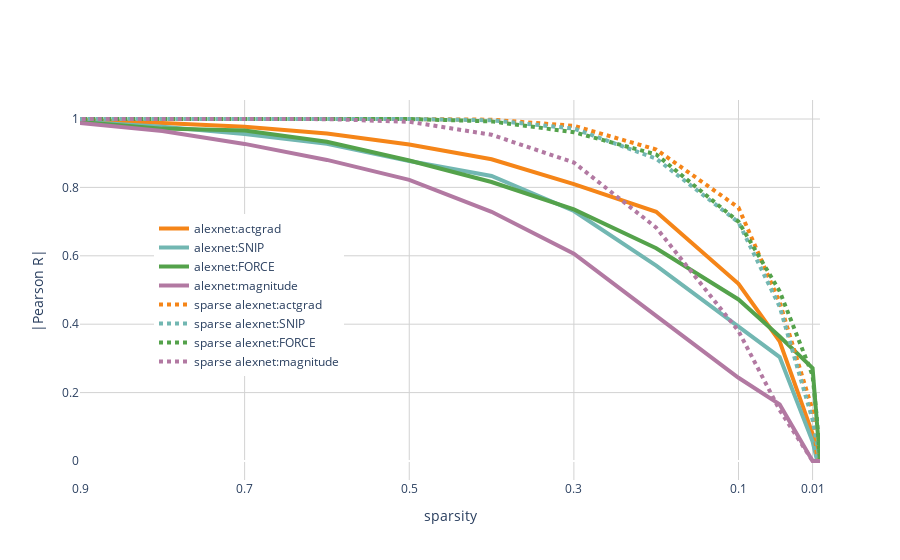

Here is the notebook cell this chart was saved with:
### Markdown cell above
#### methods comparison

### Code cell
#plot method diff average by sparsity

import plotly.graph_objects as go
import plotly.express as px

fig = go.Figure()

measure = 'masked_pearson_abs'
color_col = 'method'

method_colors = {'actgrad':px.colors.qualitative.T10[1],
                'SNIP':px.colors.qualitative.T10[3],
                'FORCE':px.colors.qualitative.T10[4],
                'magnitude':px.colors.qualitative.T10[6],
               }


df_plot = compare_df

sparsities =  list(df_plot['sparsity'].unique())
sparsities.sort()

df_plot = df_plot.replace({'alexnet_sparse': 'sparse alexnet'})
df_plot = df_plot.replace({'snip': 'SNIP'})
df_plot = df_plot.replace({'actxgrad': 'actgrad'})

models =  list(df_plot['model'].unique())
methods = list(df_plot['method'].unique())

for model in models:
    linetype = None
    if model == 'sparse alexnet':
        linetype = 'dot' 
    for method in methods:
        x = sparsities
        y = []
        for sparsity in sparsities:
            df_sel = df_plot.loc[(df_plot['sparsity'] == sparsity) & (df_plot['method'] == method) & (df_plot['model'] == model)]
            y.append(np.median(df_sel[measure]))

        fig.add_trace(go.Scatter(x=x, y=y,
                        mode='lines',
                        name=model+':'+method,
                        line=dict(color=method_colors[method],width=4,dash=linetype)
                            )
                        )

fig.update_xaxes(autorange="reversed",title = 'sparsity',gridcolor='rgb(210,210,210)')
fig.update_yaxes(title = '|Pearson R|',gridcolor='rgb(210,210,210)')

fig.update_layout({ 'showlegend':True,
                    'width':900,
                    'plot_bgcolor':'rgba(255,255,255,1)',
                    'paper_bgcolor':'rgba(255,255,255,1)'
                    })
   
fig.update_layout(
    xaxis = dict(
        tickmode = 'array',
        tickvals = [.9, .7, .5, .3, .1, .01]
    )
)
     

                
fig.update_layout(legend=dict(
    yanchor="top",
    y=0.7,
    xanchor="left",
    x=0.1
))
    
fig.show()

### Figure 1 — Plotly figure (JSON) as saved in the notebook; plotly's stock layout.template omitted (floating-point values rounded to 4 significant figures)
{"data": [{"line": {"color": "#F58518", "width": 4}, "mode": "lines", "name": "alexnet:actgrad", "type": "scatter", "x": [0.001, 0.005, 0.01, 0.05, 0.1, 0.2, 0.3, 0.4, 0.5, 0.6, 0.7, 0.8, 0.9], "y": [0, 0.03254, 0.07961, 0.3496, 0.518, 0.7289, 0.8098, 0.8822, 0.9251, 0.9579, 0.9771, 0.9885, 0.9968]}, {"line": {"color": "#72B7B2", "width": 4}, "mode": "lines", "name": "alexnet:SNIP", "type": "scatter", "x": [0.001, 0.005, 0.01, 0.05, 0.1, 0.2, 0.3, 0.4, 0.5, 0.6, 0.7, 0.8, 0.9], "y": [0, 0.005968, 0.057, 0.304, 0.3931, 0.5711, 0.7309, 0.8335, 0.8771, 0.9274, 0.9559, 0.9772, 0.9919]}, {"line": {"color": "#54A24B", "width": 4}, "mode": "lines", "name": "alexnet:FORCE", "type": "scatter", "x": [0.001, 0.005, 0.01, 0.05, 0.1, 0.2, 0.3, 0.4, 0.5, 0.6, 0.7, 0.8, 0.9], "y": [0, 0.1366, 0.2716, 0.364, 0.4724, 0.6223, 0.7357, 0.8159, 0.8785, 0.9335, 0.9662, 0.9719, 0.9914]}, {"line": {"color": "#B279A2", "width": 4}, "mode": "lines", "name": "alexnet:magnitude", "type": "scatter", "x": [0.001, 0.005, 0.01, 0.05, 0.1, 0.2, 0.3, 0.4, 0.5, 0.6, 0.7, 0.8, 0.9], "y": [0, 0, 0, 0.1655, 0.2433, 0.4245, 0.6063, 0.7286, 0.8218, 0.8804, 0.9272, 0.9652, 0.9883]}, {"line": {"color": "#F58518", "dash": "dot", "width": 4}, "mode": "lines", "name": "sparse alexnet:actgrad", "type": "scatter", "x": [0.001, 0.005, 0.01, 0.05, 0.1, 0.2, 0.3, 0.4, 0.5, 0.6, 0.7, 0.8, 0.9], "y": [0, 0.02177, 0.1485, 0.4638, 0.741, 0.9108, 0.98, 0.9979, 1.0, 1.0, 1.0, 1.0, 1.0]}, {"line": {"color": "#72B7B2", "dash": "dot", "width": 4}, "mode": "lines", "name": "sparse alexnet:SNIP", "type": "scatter", "x": [0.001, 0.005, 0.01, 0.05, 0.1, 0.2, 0.3, 0.4, 0.5, 0.6, 0.7, 0.8, 0.9], "y": [0, 0.05517, 0.1205, 0.4512, 0.698, 0.8841, 0.972, 0.9963, 1.0, 1.0, 1.0, 1.0, 1.0]}, {"line": {"color": "#54A24B", "dash": "dot", "width": 4}, "mode": "lines", "name": "sparse alexnet:FORCE", "type": "scatter", "x": [0.001, 0.005, 0.01, 0.05, 0.1, 0.2, 0.3, 0.4, 0.5, 0.6, 0.7, 0.8, 0.9], "y": [0, 0.1293, 0.2502, 0.4963, 0.6997, 0.8963, 0.9614, 0.993, 0.9999, 1.0, 1.0, 1.0, 1.0]}, {"line": {"color": "#B279A2", "dash": "dot", "width": 4}, "mode": "lines", "name": "sparse alexnet:magnitude", "type": "scatter", "x": [0.001, 0.005, 0.01, 0.05, 0.1, 0.2, 0.3, 0.4, 0.5, 0.6, 0.7, 0.8, 0.9], "y": [0, 0, 0, 0.1489, 0.38, 0.6825, 0.8727, 0.9539, 0.9919, 0.9996, 1.0, 1.0, 1.0]}], "layout": {"legend": {"x": 0.1, "xanchor": "left", "y": 0.7, "yanchor": "top"}, "paper_bgcolor": "rgba(255,255,255,1)", "plot_bgcolor": "rgba(255,255,255,1)", "showlegend": true, "width": 900, "xaxis": {"autorange": "reversed", "gridcolor": "rgb(210,210,210)", "tickmode": "array", "tickvals": [0.9, 0.7, 0.5, 0.3, 0.1, 0.01], "title": {"text": "sparsity"}}, "yaxis": {"gridcolor": "rgb(210,210,210)", "title": {"text": "|Pearson R|"}}}}
